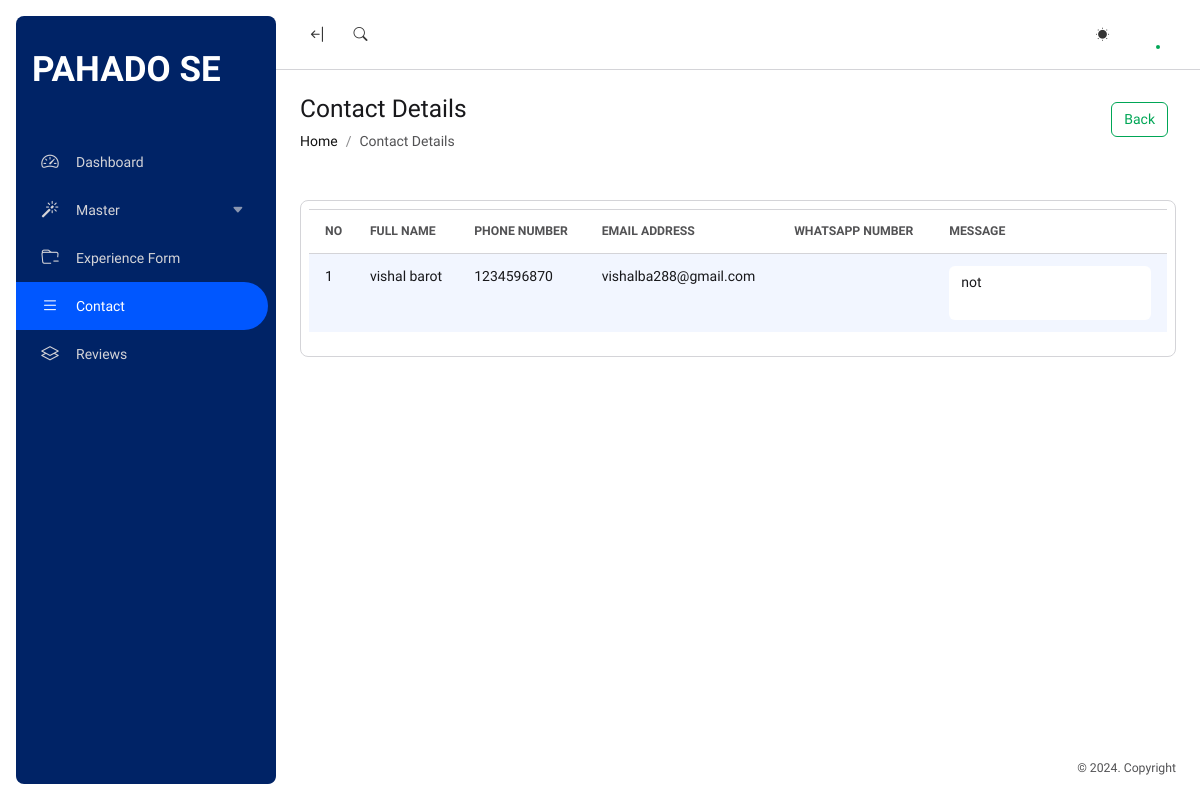
The page /ContactList (signed in) on the database its author committed.
### main/models.py (models this page shows)
class ContactModel(models.Model):
    FullName=models.CharField(max_length=255,null=True, blank=True)
    ContactNo=models.CharField(max_length=255,null=True, blank=True)
    WPNo=models.CharField(max_length=255,null=True, blank=True)
    Email=models.CharField(max_length=255,null=True, blank=True)
    Msg = models.TextField(default='',blank=True)

### main/views.py (the view)
# urls.py: path('ContactList',views.ContactList),
@permission_required('is_superuser',login_url='AdminLogin')
def ContactList(request):
    dt=ContactModel.objects.all()
    data={'dt':dt}
    return render(request,'admin/contact.html',data)

### main/templates/admin/contact.html (shortened to what this page needs)
{% extends 'admin/main.html' %}
{% load static %}
{% block content %}
<div class="toolbar p-4 bg-body">
    <div class="position-relative container-fluid px-0">
        <div class="row align-items-center position-relative">
            <div class="col-md-5 col-9 mb-4 mb-lg-0">
                <h3 class="mb-2">Contact Details</h3>
                <nav aria-label="breadcrumb">
                    <ol class="breadcrumb mb-0">
                        <li class="breadcrumb-item"><a href="/">Home</a></li>
                        <li class="breadcrumb-item active">Contact Details</li>
                    </ol>
                </nav>
            </div>
            <div class="col-md-7 col-3 text-md-end">
                <div class="d-flex justify-content-md-end align-items-center">
                    <a type="button" href="/Admin" class="btn btn-outline-success mb-2 me-2" >Back</a>
                </div>
            </div>
        </div>
    </div>
</div>
<div class="content p-4 d-flex flex-column-fluid">
    <div class="container-fluid px-0">
        <div class="row">
            <div class="col-12">
                <div class="card" id=''>
                    <div class="table-responsive p-2">
                        <table id="exampletab" class="table mt-0 table-striped table-card table-nowrap display nowrap" style="width:100%">
                            <thead class="text-uppercase small text-muted">
                                <tr>
                                    <th>No</th>
                                    <th>Full Name</th>
                                    <th>Phone Number</th>
                                    <th>Email Address</th>
                                    <th>Whatsapp Number</th>
                                    <th>Message</th>
                                </tr>
                            </thead>
                            <tbody>
                                {% for i in dt %}
                                <tr>
                                    <td>{{forloop.counter}}</td>
                                    <td>{{i.FullName}}</td>
                                    <td>{{i.ContactNo}}</td>
                                    <td>{{i.Email}}</td>
                                    <td>{{i.WPNo}}</td>
                                    <td><textarea class="form-control" style="border: none !important;;" readonly>{{i.Msg}}</textarea></td>
                                 </tr>
                                {% endfor %}
                            </tbody>
                        </table>
                    </div>
                </div>
            </div>
        </div>
    </div>
</div>
{% endblock content %}

### rows shown on the page
ContactModel: FullName "vishal barot", ContactNo "1234596870", Email "vishalba288@gmail.com", Msg "not"
